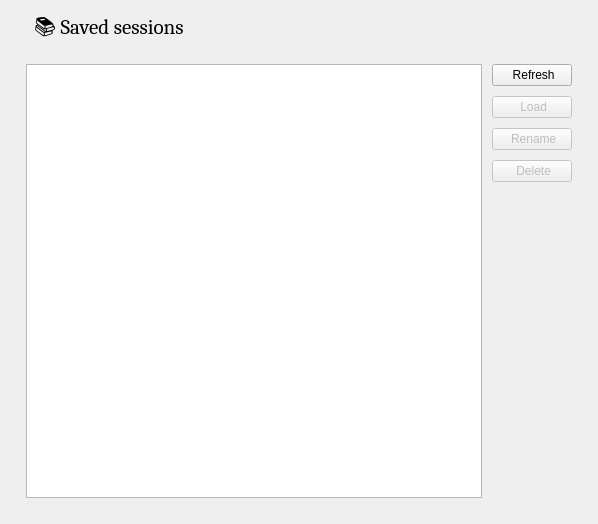
<?xml version="1.0" encoding="UTF-8"?>
<ui version="4.0">
 <class>SessionWidget</class>
 <widget class="QWidget" name="SessionWidget">
  <property name="geometry">
   <rect>
    <x>0</x>
    <y>0</y>
    <width>598</width>
    <height>524</height>
   </rect>
  </property>
  <property name="windowTitle">
   <string>Sessions Window</string>
  </property>
  <layout class="QVBoxLayout" name="verticalLayout_2">
   <item>
    <widget class="QLabel" name="label">
     <property name="font">
      <font>
       <family>Cambria</family>
       <pointsize>16</pointsize>
      </font>
     </property>
     <property name="text">
      <string>     📚 Saved sessions</string>
     </property>
     <property name="textFormat">
      <enum>Qt::TextFormat::PlainText</enum>
     </property>
    </widget>
   </item>
   <item>
    <layout class="QHBoxLayout" name="horizontalLayout">
     <property name="spacing">
      <number>10</number>
     </property>
     <property name="leftMargin">
      <number>15</number>
     </property>
     <property name="topMargin">
      <number>10</number>
     </property>
     <property name="rightMargin">
      <number>15</number>
     </property>
     <property name="bottomMargin">
      <number>15</number>
     </property>
     <item>
      <widget class="QListWidget" name="list_widget"/>
     </item>
     <item>
      <layout class="QVBoxLayout" name="verticalLayout">
       <item>
        <widget class="QPushButton" name="refresh_btn">
         <property name="text">
          <string> Refresh</string>
         </property>
         <property name="icon">
          <iconset>
           <normaloff>../icons/refresh.png</normaloff>../icons/refresh.png</iconset>
         </property>
        </widget>
       </item>
       <item>
        <widget class="QPushButton" name="load_btn">
         <property name="enabled">
          <bool>false</bool>
         </property>
         <property name="text">
          <string> Load</string>
         </property>
         <property name="icon">
          <iconset>
           <normaloff>../icons/loading.png</normaloff>../icons/loading.png</iconset>
         </property>
        </widget>
       </item>
       <item>
        <widget class="QPushButton" name="rename_btn">
         <property name="enabled">
          <bool>false</bool>
         </property>
         <property name="text">
          <string> Rename</string>
         </property>
         <property name="icon">
          <iconset>
           <normaloff>../icons/edit.png</normaloff>../icons/edit.png</iconset>
         </property>
        </widget>
       </item>
       <item>
        <widget class="QPushButton" name="delete_btn">
         <property name="enabled">
          <bool>false</bool>
         </property>
         <property name="text">
          <string> Delete</string>
         </property>
         <property name="icon">
          <iconset>
           <normaloff>../icons/delete.png</normaloff>../icons/delete.png</iconset>
         </property>
        </widget>
       </item>
       <item>
        <spacer name="verticalSpacer">
         <property name="orientation">
          <enum>Qt::Orientation::Vertical</enum>
         </property>
         <property name="sizeHint" stdset="0">
          <size>
           <width>20</width>
           <height>40</height>
          </size>
         </property>
        </spacer>
       </item>
      </layout>
     </item>
    </layout>
   </item>
  </layout>
 </widget>
 <resources/>
 <connections/>
</ui>
